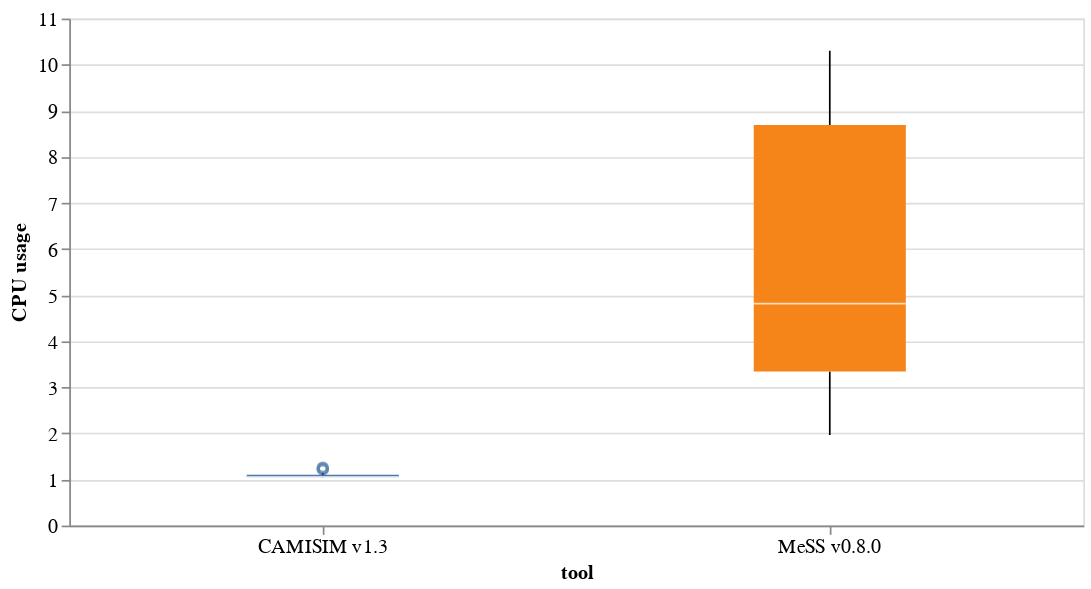

Notebook source saved alongside this figure:
### Code cell
bp = alt.Chart(df[["tool","cpu"]]).mark_boxplot(size=90).encode(
    alt.X("tool:N",axis=alt.Axis(labelAngle=0)),
    alt.Y("cpu:Q").title("CPU usage"),
    alt.Color("tool:N").legend(None),
).properties(
    width=600,
    height=300
).configure_axis(
    labelFontSize=12,
    titleFontSize=12
)
bp

### Figure 1 — Vega-Lite specification as saved in the notebook (floating-point values rounded to 4 significant figures)
{"config": {"view": {"continuousWidth": 300, "continuousHeight": 300}, "axis": {"labelFontSize": 12, "titleFontSize": 12}}, "data": {"name": "data-cb606c7e705ec6b6d2b51689722a7111"}, "mark": {"type": "boxplot", "size": 90}, "encoding": {"color": {"field": "tool", "legend": null, "type": "nominal"}, "x": {"axis": {"labelAngle": 0}, "field": "tool", "type": "nominal"}, "y": {"field": "cpu", "title": "CPU usage", "type": "quantitative"}}, "height": 300, "width": 600, "$schema": "https://vega.github.io/schema/vega-lite/v5.16.3.json", "datasets": {"data-cb606c7e705ec6b6d2b51689722a7111": [{"tool": "CAMISIM v1.3", "cpu": 1.253}, {"tool": "CAMISIM v1.3", "cpu": 1.219}, {"tool": "CAMISIM v1.3", "cpu": 1.115}, {"tool": "CAMISIM v1.3", "cpu": 1.13}, {"tool": "CAMISIM v1.3", "cpu": 1.096}, {"tool": "CAMISIM v1.3", "cpu": 1.054}, {"tool": "CAMISIM v1.3", "cpu": 1.077}, {"tool": "CAMISIM v1.3", "cpu": 1.052}, {"tool": "CAMISIM v1.3", "cpu": 1.06}, {"tool": "CAMISIM v1.3", "cpu": 1.068}, {"tool": "CAMISIM v1.3", "cpu": 1.056}, {"tool": "CAMISIM v1.3", "cpu": 1.057}, {"tool": "CAMISIM v1.3", "cpu": 1.043}, {"tool": "CAMISIM v1.3", "cpu": 1.047}, {"tool": "CAMISIM v1.3", "cpu": 1.047}, {"tool": "CAMISIM v1.3", "cpu": 1.045}, {"tool": "MeSS v0.8.0", "cpu": 1.966}, {"tool": "MeSS v0.8.0", "cpu": 3.369}, {"tool": "MeSS v0.8.0", "cpu": 2.796}, {"tool": "MeSS v0.8.0", "cpu": 3.259}, {"tool": "MeSS v0.8.0", "cpu": 3.892}, {"tool": "MeSS v0.8.0", "cpu": 3.062}, {"tool": "MeSS v0.8.0", "cpu": 4.145}, {"tool": "MeSS v0.8.0", "cpu": 4.466}, {"tool": "MeSS v0.8.0", "cpu": 5.166}, {"tool": "MeSS v0.8.0", "cpu": 5.887}, {"tool": "MeSS v0.8.0", "cpu": 6.474}, {"tool": "MeSS v0.8.0", "cpu": 8.535}, {"tool": "MeSS v0.8.0", "cpu": 9.598}, {"tool": "MeSS v0.8.0", "cpu": 10.3}, {"tool": "MeSS v0.8.0", "cpu": 9.435}, {"tool": "MeSS v0.8.0", "cpu": 9.162}]}}
